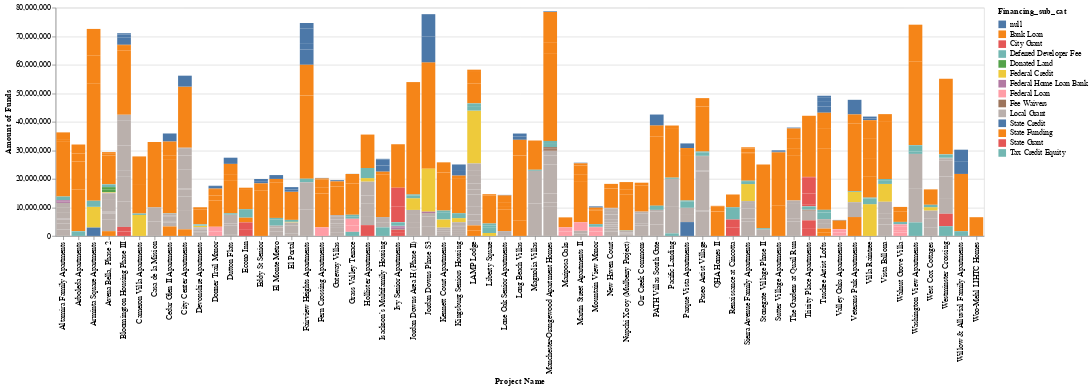

Notebook code cell kept with this figure:
### Code cell
alt.Chart(cali_graph).mark_bar().encode(
    x='Project Name',
    y='Amount of Funds',
    color='Financing_sub_cat',
    tooltip=['Financing_sub_cat']
)

### Figure 1 — Vega-Lite specification as saved in the notebook (floating-point values rounded to 4 significant figures; data arrays with more than 128 entries replaced by an {"elided": "..."} marker saying what was removed)
{"config": {"view": {"continuousWidth": 400, "continuousHeight": 300}}, "data": {"name": "data-7744a003b2ceb21b079075303ca07550"}, "mark": "bar", "encoding": {"color": {"type": "nominal", "field": "Financing_sub_cat"}, "tooltip": [{"type": "nominal", "field": "Financing_sub_cat"}], "x": {"type": "nominal", "field": "Project Name"}, "y": {"type": "quantitative", "field": "Amount of Funds"}}, "$schema": "https://vega.github.io/schema/vega-lite/v4.0.2.json", "datasets": {"data-7744a003b2ceb21b079075303ca07550": {"elided": "563 records"}}}
